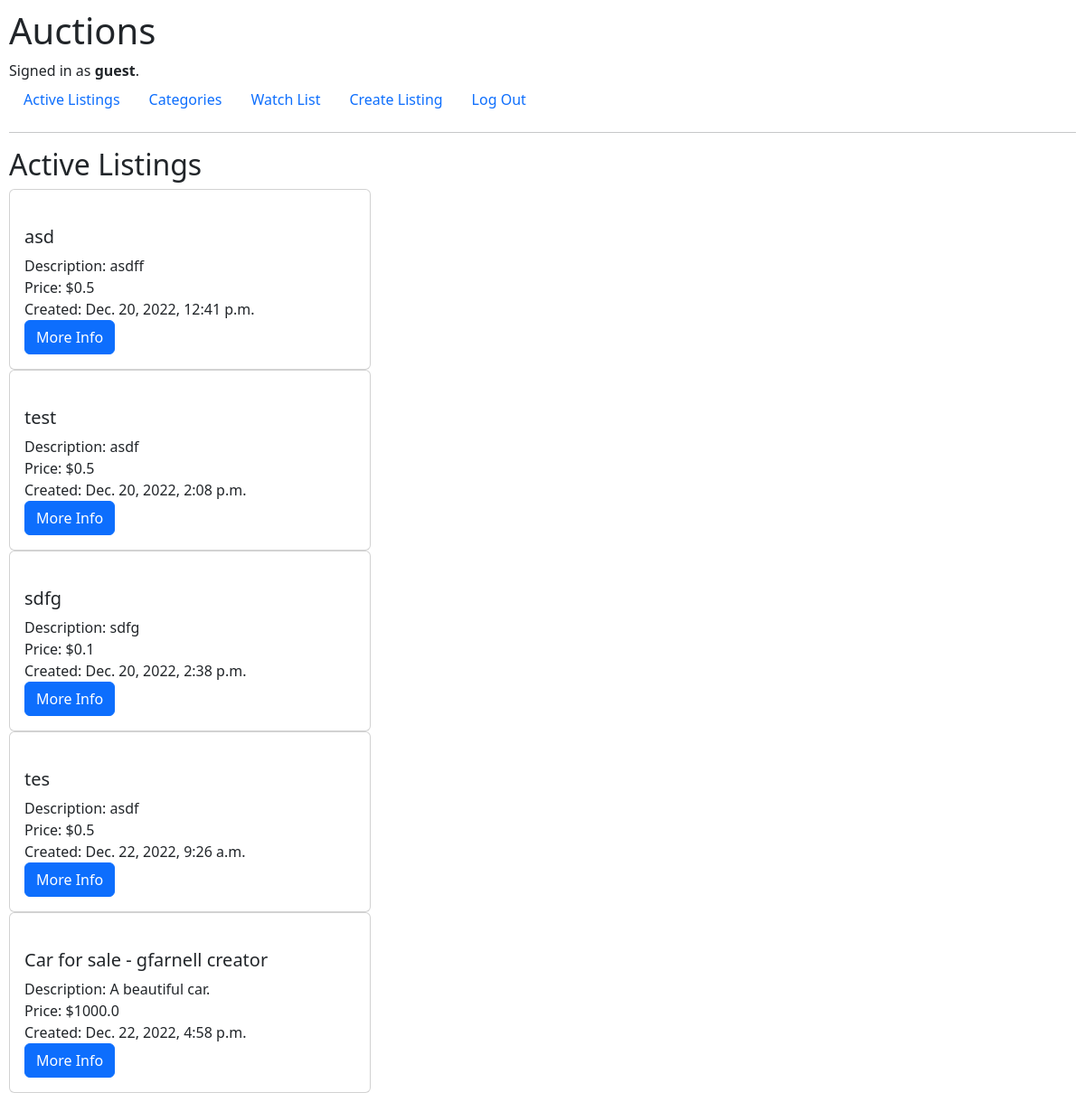
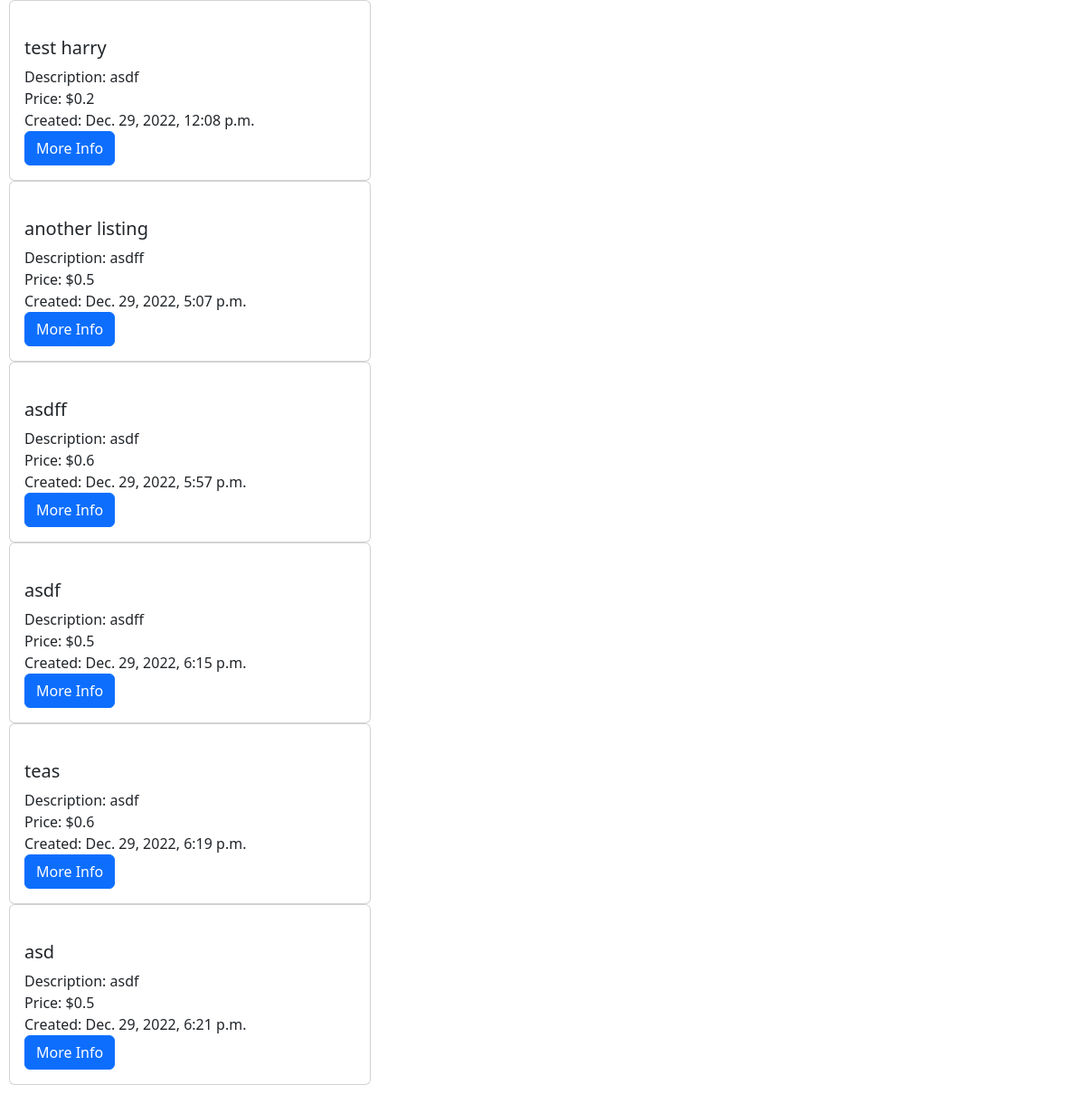
The page / (signed in) on the database its author committed (2 pictures, top to bottom).
### auctions/models.py (models this page shows, shortened)
class User(AbstractUser):
    pass

class Listings(models.Model):
    creator = models.ForeignKey(
        User, on_delete=models.PROTECT, related_name="get_creator_listings", blank=False)
    buyer = models.ForeignKey(
        User, blank=True, null=True, on_delete=models.PROTECT, related_name="get_buyer_listings")
    watchers = models.ManyToManyField(
        User, blank=True, related_name="get_watched_listings")
    title = models.CharField(max_length=64)
    description = models.CharField(max_length=300)
    startingBid = models.FloatField(max_length=64)
    createdDate = models.DateTimeField(auto_now_add=True)
    active = models.BooleanField(default=True)
    url = models.CharField(max_length=128, blank=True)
    category = models.CharField(max_length=64, choices=category_choices, default="No Category")

### auctions/views.py (the view)
# urls.py: path("", views.activeListings, name="activeListings"),
@login_required
def activeListings(request):
    returned_listing = Listings.objects.all()
    return render(request, "auctions/index.html", {
        "listings": Listings.objects.all()
    })

### auctions/templates/auctions/index.html (shortened to what this page needs)
{% extends "auctions/layout.html" %}
{% load static %}
{% block body %}
<h2>Active Listings</h2>
<div class="card-group">
    {% for listing in listings %}
    {% if listing.active == True %}
    <div id="container_card">
        <div class="card">
            <a href="{% url 'listings' listing.id %}" class="card-link">
            </a>
            <div class="card-body">
                <ul class="list-group list-group-flush">
                    <li>
                        <h5>{{ listing.title}}</h5>
                    </li>
                    <li>Description: {{ listing.description}}</li>
                    <li>Price: ${{ listing.startingBid}}</li>
                    <li>Created: {{ listing.createdDate}}</li>
                    <li><a class="btn btn-primary" href="{% url 'listings' listing.id %}">More Info</a></li>
                </ul>
            </div>
        </div>
    </div>
</div>
{% endif %}
{% empty %}
<p>There are currently no active listings.</p>
{% endfor %}
{% endblock %}

### auctions/templates/auctions/layout.html (shortened to what this page needs)
{% load static %}
<!DOCTYPE html>
<html lang="en">
<head>
<link href="https://cdn.jsdelivr.net/npm/bootstrap@5.2.3/dist/css/bootstrap.min.css" rel="stylesheet">
<link href="{% static 'static/styles.css' %}" rel="stylesheet" type="text/css">
</head>
<body>
    <h1>Auctions</h1>
    <div>
        {% if user.is_authenticated %}
        Signed in as <strong>{{ user.username }}</strong>.
        {% else %}
        Not signed in.
        {% endif %}
    </div>
    <ul class="nav">
        {% if user.is_authenticated %}
        <li class="nav-item">
            <a class="nav-link" href="{% url 'activeListings' %}">Active Listings</a>
        </li>
        <li class="nav-item">
            <a class="nav-link" href="{% url 'categories' %}">Categories</a>
        </li>
        <li class="nav-item">
            <a class="nav-link" href="{% url 'displayWatchlist' %}">Watch List</a>
        </li>
        <li class="nav-item">
            <a class="nav-link" href="{% url 'createlisting' %}">Create Listing</a>
        </li>
        <li class="nav-item">
            <a class="nav-link" href="{% url 'logout' %}">Log Out</a>
        </li>
        {% endif %}
    </ul>
    <hr>
    {% block body %}
    {% endblock %}
</body>
</html>

### auctions/static/static/styles.css (style rules this page uses)
body { padding: 10px; }
ul { list-style: none; padding-left: 0px; }
a { text-decoration: none; }
#container_card { width: 25rem; }

### rows shown on the page
User: username "guest"
Listings: title "asd", description "asdff", startingBid "0.5", createdDate "Dec. 20, 2022, 12:41 p.m."
Listings: title "test", description "asdf", startingBid "0.5", createdDate "Dec. 20, 2022, 2:08 p.m."
Listings: title "sdfg", description "sdfg", startingBid "0.1", createdDate "Dec. 20, 2022, 2:38 p.m."
Listings: title "tes", description "asdf", startingBid "0.5", createdDate "Dec. 22, 2022, 9:26 a.m."
Listings: title "Car for sale - gfarnell creator", description "A beautiful car.", startingBid "1000.0", createdDate "Dec. 22, 2022, 4:58 p.m."
Listings: title "test harry", description "asdf", startingBid "0.2", createdDate "Dec. 29, 2022, 12:08 p.m."
Listings: title "another listing", description "asdff", startingBid "0.5", createdDate "Dec. 29, 2022, 5:07 p.m."
Listings: title "asdff", description "asdf", startingBid "0.6", createdDate "Dec. 29, 2022, 5:57 p.m."
Listings: title "asdf", description "asdff", startingBid "0.5", createdDate "Dec. 29, 2022, 6:15 p.m."
Listings: title "teas", description "asdf", startingBid "0.6", createdDate "Dec. 29, 2022, 6:19 p.m."
Listings: title "asd", description "asdf", startingBid "0.5", createdDate "Dec. 29, 2022, 6:21 p.m."
